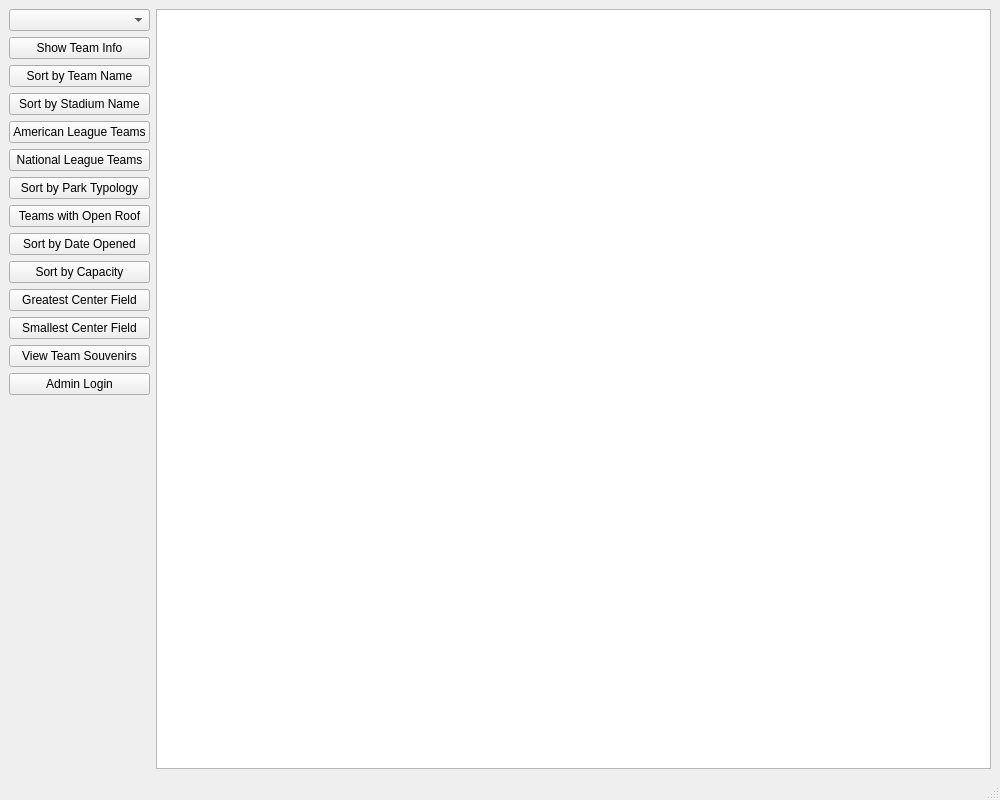
<?xml version="1.0" encoding="UTF-8"?>
<ui version="4.0">
 <class>MainWindow</class>
 <widget class="QMainWindow" name="MainWindow">
  <property name="geometry">
   <rect>
    <x>0</x>
    <y>0</y>
    <width>1000</width>
    <height>800</height>
   </rect>
  </property>
  <property name="windowTitle">
   <string>MLB Stadium Information</string>
  </property>
  <widget class="QWidget" name="centralwidget">
   <layout class="QHBoxLayout" name="horizontalLayout">
    <item>
     <layout class="QVBoxLayout" name="buttonLayout">
      <item>
       <widget class="QComboBox" name="teamComboBox">
        <property name="minimumWidth">
         <number>200</number>
        </property>
       </widget>
      </item>
      <item>
       <widget class="QPushButton" name="teamInfoButton">
        <property name="text">
         <string>Show Team Info</string>
        </property>
       </widget>
      </item>
      <item>
       <widget class="QPushButton" name="sortByTeamButton">
        <property name="text">
         <string>Sort by Team Name</string>
        </property>
       </widget>
      </item>
      <item>
       <widget class="QPushButton" name="sortByStadiumButton">
        <property name="text">
         <string>Sort by Stadium Name</string>
        </property>
       </widget>
      </item>
      <item>
       <widget class="QPushButton" name="americanLeagueButton">
        <property name="text">
         <string>American League Teams</string>
        </property>
       </widget>
      </item>
      <item>
       <widget class="QPushButton" name="nationalLeagueButton">
        <property name="text">
         <string>National League Teams</string>
        </property>
       </widget>
      </item>
      <item>
       <widget class="QPushButton" name="typologyButton">
        <property name="text">
         <string>Sort by Park Typology</string>
        </property>
       </widget>
      </item>
      <item>
       <widget class="QPushButton" name="openRoofButton">
        <property name="text">
         <string>Teams with Open Roof</string>
        </property>
       </widget>
      </item>
      <item>
       <widget class="QPushButton" name="dateOpenedButton">
        <property name="text">
         <string>Sort by Date Opened</string>
        </property>
       </widget>
      </item>
      <item>
       <widget class="QPushButton" name="capacityButton">
        <property name="text">
         <string>Sort by Capacity</string>
        </property>
       </widget>
      </item>
      <item>
       <widget class="QPushButton" name="maxCenterFieldButton">
        <property name="text">
         <string>Greatest Center Field</string>
        </property>
       </widget>
      </item>
      <item>
       <widget class="QPushButton" name="minCenterFieldButton">
        <property name="text">
         <string>Smallest Center Field</string>
        </property>
       </widget>
      </item>
      <item>
       <widget class="QPushButton" name="viewSouvenirsButton">
        <property name="text">
         <string>View Team Souvenirs</string>
        </property>
        <property name="icon">
         <iconset theme="view-list-details"/>
        </property>
       </widget>
      </item>
      <item>
       <widget class="QPushButton" name="adminLoginButton">
        <property name="text">
         <string>Admin Login</string>
        </property>
        <property name="icon">
         <iconset theme="dialog-password"/>
        </property>
       </widget>
      </item>
      <item>
       <spacer name="verticalSpacer">
        <property name="orientation">
         <enum>Qt::Vertical</enum>
        </property>
        <property name="sizeHint" stdset="0">
         <size>
          <width>20</width>
          <height>40</height>
         </size>
        </property>
       </spacer>
      </item>
     </layout>
    </item>
    <item>
     <widget class="QTableWidget" name="resultsTable">
      <property name="minimumWidth">
       <number>700</number>
      </property>
     </widget>
    </item>
   </layout>
  </widget>
  <widget class="QMenuBar" name="menubar">
   <property name="geometry">
    <rect>
     <x>0</x>
     <y>0</y>
     <width>1000</width>
     <height>24</height>
    </rect>
   </property>
  </widget>
  <widget class="QStatusBar" name="statusbar"/>
 </widget>
 <resources/>
 <connections/>
</ui> 
